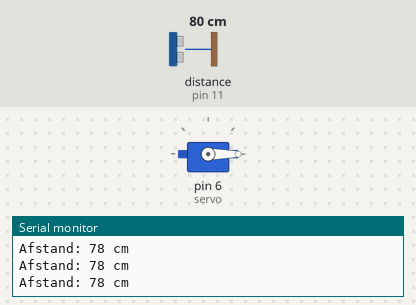
A sketch run on a simulated Arduino Uno, built with avr-gcc and run on an emulated ATmega328P. Shown: servo, the last lines printed to the serial monitor. Wiring (inferred from the names in the program): ultrasonic range finder: trigger pin 12; echo pin 11. The test bench sets the inputs (shaded band); at power-on: distance to the obstacle (sensor on pin 11) 80 cm. The echo pulse lasts 58.3 µs per cm.

Above: at 1.2 s.
1.3 s: distance to the obstacle (sensor on pin 11) set to 9 cm
At 2.2 s:
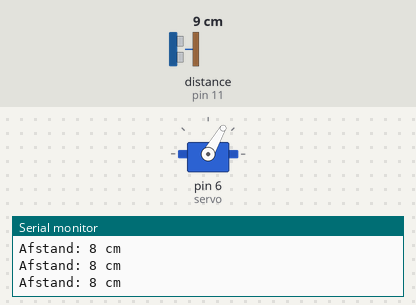
2.8 s: distance to the obstacle (sensor on pin 11) set to 2 cm
At 4.0 s:
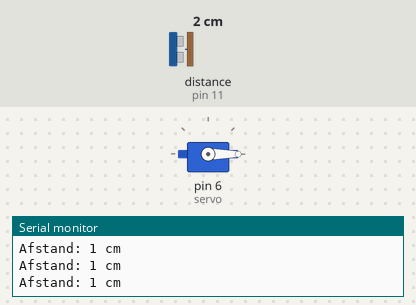
4.3 s: distance to the obstacle (sensor on pin 11) set to 7 cm
At 5.5 s:
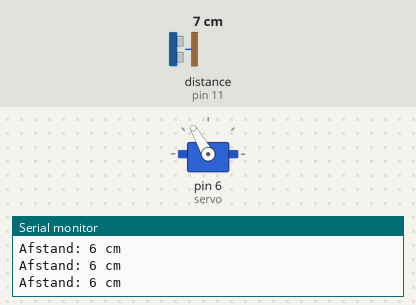
5.8 s: distance to the obstacle (sensor on pin 11) set to 4 cm
At 6.3 s:
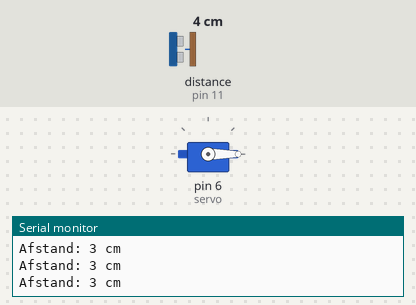
Timing chart, 0 to 8.3 s (numbered marks = the images above; inputs shaded):
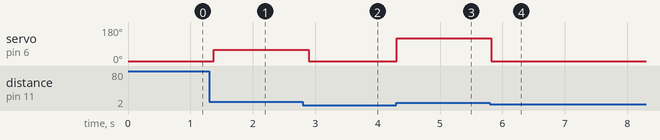

The sketch:

Opdracht_6.ino
```cpp
#include <Servo.h>

Servo servo; // Maak een Servo object aan

// Definieer de pinnen voor de ultrasone sensor
const int triggerPin = 12;
const int echoPin = 11;

void setup() {
  servo.attach(6); // Servo is verbonden met pin 6
  pinMode(triggerPin, OUTPUT); // Stel trigger pin in als output
  pinMode(echoPin, INPUT); // Stel echo pin in als input

  servo.write(0); // Zet de servo in de rustpositie (0 graden)
  Serial.begin(9600); // Start seriële communicatie voor debugging
}

void loop() {
  // Stuur een ultrasonisch signaal
  digitalWrite(triggerPin, LOW); // Zet trigger pin laag
  delayMicroseconds(2); // Korte vertraging van 2 microseconden
  digitalWrite(triggerPin, HIGH); // Zet trigger pin hoog
  delayMicroseconds(10); // Houd de trigger pin hoog voor 10 microseconden
  digitalWrite(triggerPin, LOW); // Zet trigger pin laag

  // Meet de duur van het terugkerende signaal
  long duration = pulseIn(echoPin, HIGH); // Meet de pulsduur van de echo
  int distance = duration * 0.034 / 2; // Bereken de afstand in cm

  // Print de gemeten afstand naar de seriële monitor
  Serial.print("Afstand: ");
  Serial.print(distance);
  Serial.println(" cm");

  // Bereken de positie van de servo op basis van de afstand
  int servoPos;
  if (distance <= 4) {
    // Als de afstand 4 cm of minder is, draai de servo naar 0 graden
    servoPos = 0;
  } else if (distance > 4 && distance <= 10) {
    // Als de afstand tussen 4 cm en 10 cm ligt, bereken de servo positie lineair
    servoPos = map(distance, 4, 10, 180, 0);
  } else {
    // Als de afstand meer dan 10 cm is, draai de servo weer naar 0 graden
    servoPos = 0;
  }

  // Schrijf de berekende positie naar de servo
  servo.write(servoPos);

  // Wacht 100 milliseconden voor de volgende meting
  delay(100);
}
```

Measured:
- after the input at 1.3 s, servo on pin 6 (servo): 0° → 60° after 0.07 s
- after the input at 2.8 s, servo on pin 6 (servo): 60° → 0° after 0.09 s
- after the input at 4.3 s, servo on pin 6 (servo): 0° → 120° at once
- after the input at 5.8 s, servo on pin 6 (servo): 120° → 0° at once
